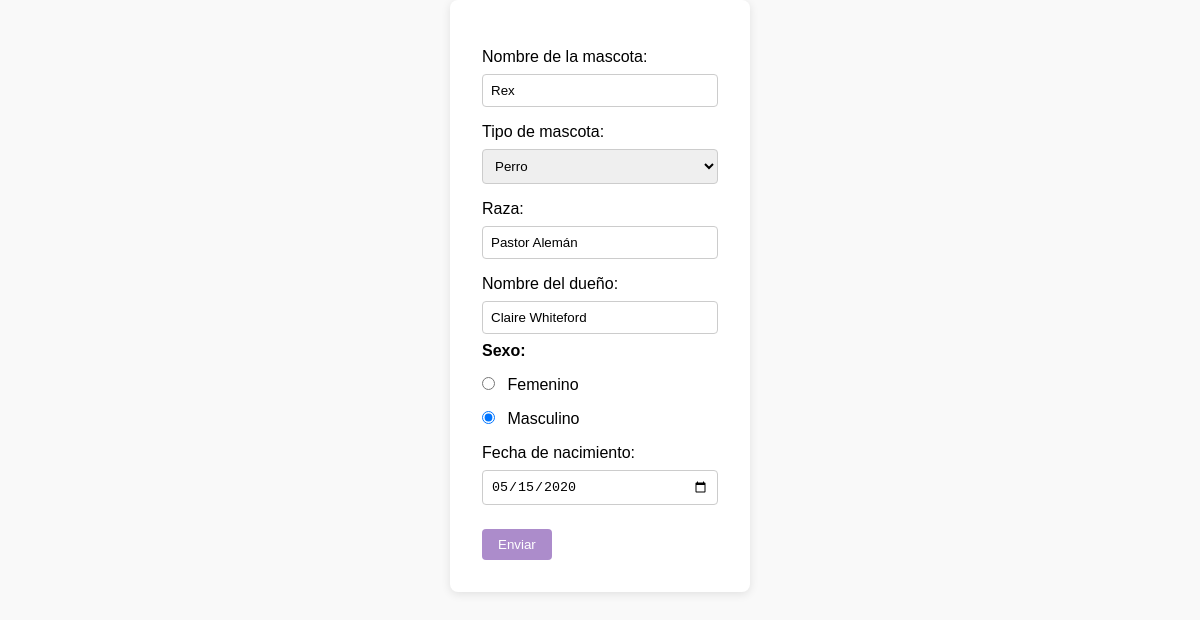
The page /modificar_mascota.php?mod=1 on the database its author committed.
### tables this page shows
CREATE TABLE IF NOT EXISTS mascota (
    id_mascota INT(10) PRIMARY KEY NOT NULL AUTO_INCREMENT,
    nombre VARCHAR(20) NOT NULL,
    tipo ENUM('perro', 'gato', 'ave') NOT NULL,
    raza VARCHAR(30) NOT NULL,
    sexo VARCHAR(2) NOT NULL,
    nombre_cliente VARCHAR(50) NOT NULL,
    fecha_nacimiento DATE NOT NULL
);

### modificar_mascota.php (the view, shortened to what this page needs)
<?php include "./conexion.php"; ?>
<html>
<head>
    <link rel="stylesheet" href="./style.css">
</head>
<body>
    <?php
    $sql = "SELECT * FROM mascota WHERE id_mascota ='$_GET[mod]'";
    $result = mysqli_query($link, $sql);
    $row = mysqli_fetch_assoc($result);
    ?>
    <form id="form1" name="form1" method="post" action="modificar_logica.php">
        <label for="nombre">Nombre de la mascota:
            <input type="text" name="nombre" id="nombre" value="<?php print $row['nombre']; ?>" required />
        </label>
        <label for="tipo">Tipo de mascota:
            <select id="tipo" name="tipo" required>
                <option value="perro" <?php if ($row['tipo'] == 'perro') echo 'selected'; ?>>Perro</option>
            </select>
        </label>
        <label for="raza">Raza:
            <input type="text" name="raza" id="raza" value="<?php print $row['raza']; ?>" required />
        </label>
        <label for="nombre_cliente">Nombre del dueño:
            <input type="text" name="nombre_cliente" id="nombre_cliente" value="<?php print $row['nombre_cliente']; ?>" required />
        </label>
        <legend>Sexo:</legend>
        <label>
            <input type="radio" name="sexo" value="F" id="F" <?php if ($row['sexo'] == 'F') echo 'checked'; ?> />
            Femenino
        </label>
        <label>
            <input type="radio" name="sexo" value="M" id="M" <?php if ($row['sexo'] == 'M') echo 'checked'; ?> />
            Masculino
        </label>
        <label for="fecha_nacimiento">Fecha de nacimiento:
            <input type="date" id="fecha_nacimiento" name="fecha_nacimiento"
            value="<?php print $row['fecha_nacimiento']; ?>"
            max="<?php echo date('Y-m-d'); ?>" required />
        </label>
        <input type="submit" name="submit" id="submit" value="Enviar">
    </form>
</body>
</html>

### style.css (style rules this page uses)
* { margin: 0; padding: 0; box-sizing: border-box; }
body { display: flex; flex-direction: column; align-items: center; font-family: Arial, sans-serif; background-color: #f9f9f9; }
form { background-color: white; padding: 2rem; border-radius: 8px; box-shadow: 0 2px 10px rgba(0, 0, 0, 0.1); width: 300px; }
label { display: block; margin: 1rem 0 0.5rem; }
input[type="text"], input[type="date"], select, textarea { width: 100%; padding: 0.5rem; margin-top: 0.5rem; border: 1px solid #ccc; border-radius: 4px; transition: border-color 0.3s; }
input[type="submit"], input[type="reset"] { background-color: #ac8ccb; color: white; border: none; border-radius: 4px; padding: 0.5rem 1rem; cursor: pointer; margin-top: 1rem; transition: background-color 0.3s; }
legend { margin-bottom: 0.5rem; font-weight: bold; }
label input[type="radio"] { margin-right: 0.5rem; }

### rows shown on the page
mascota: nombre "Rex", tipo "Perro", raza "Pastor Alemán", nombre_cliente "Claire Whiteford", sexo "☐ Femenino", sexo "☑ Masculino", fecha_nacimiento "05/15/2020"
